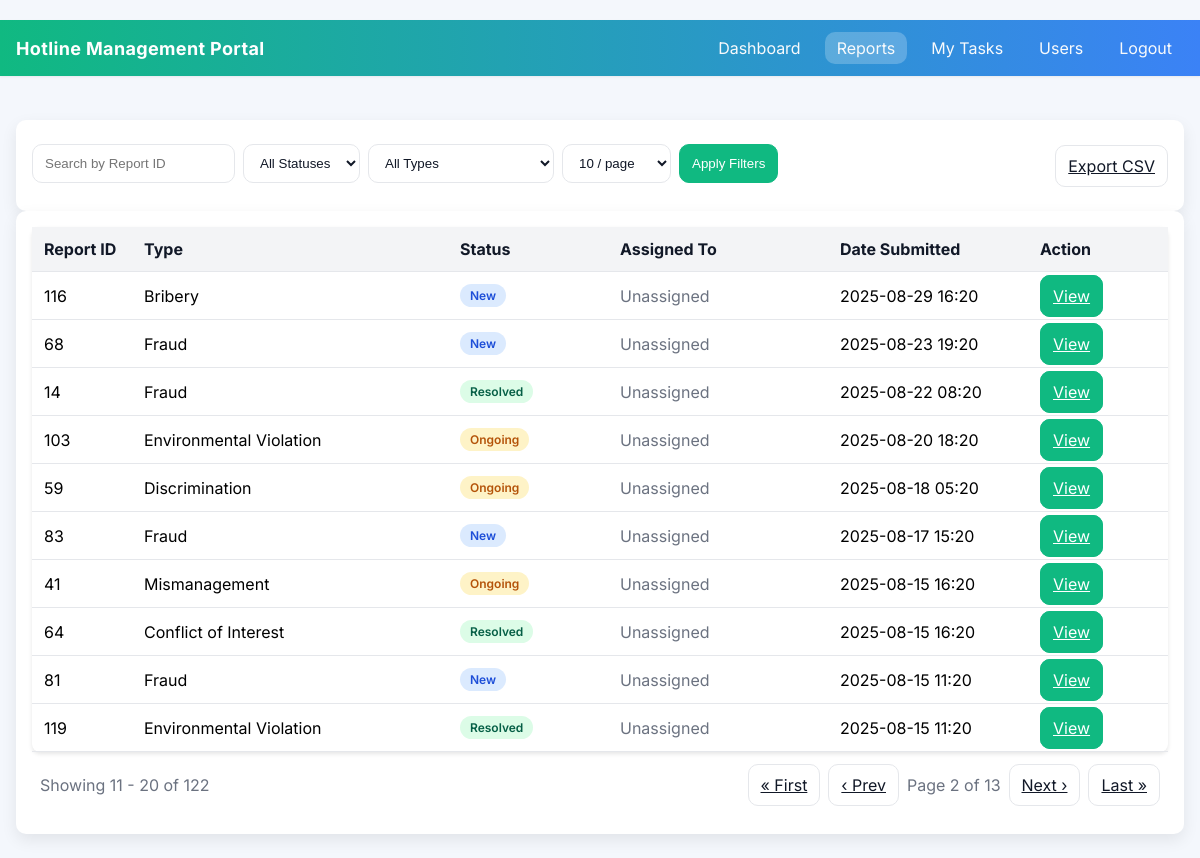
The page /reports?page=2&status=&report_type=&search=&per_page=10 (signed in) on the database its author committed.
### models.py (models this page shows, shortened)
class Report(db.Model):
    __tablename__ = 'report'
    __table_args__ = {'extend_existing': True}  # Allow redefining the table if necessary
    id = db.Column(db.Integer, primary_key=True)
    timestamp = db.Column(db.DateTime, default=datetime.utcnow)  # Timestamp of the report submission
    status = db.Column(db.String(50))  # 'New', 'Ongoing', 'Resolved'
    report_type = db.Column(db.String(100), nullable=False)  # Type of the report (e.g., Fraud, Safety)
    report_details = db.Column(db.String(500), nullable=False)  # Detailed description of the report
    anonymous_contact = db.Column(db.String(100), nullable=True)  # Optional anonymous contact information
    access_code = db.Column(db.String(100), unique=True, nullable=False)  # Unique access code for each report
    password_hash = db.Column(db.String(100), nullable=False)  # Hashed password for the report
    file_name = db.Column(db.String(255), nullable=True)  # Store the filename of the uploaded file
    assigned_user_id = db.Column(db.Integer, db.ForeignKey('user.id'), nullable=True)
    assigned_user = db.relationship('User', foreign_keys=[assigned_user_id])
    harassment_details = db.Column(db.String(1000), nullable=True)  # Detailed harassment incident description
    harassment_type = db.Column(db.String(100), nullable=True)  # Type of harassment (verbal, physical, etc.)
    harassment_frequent = db.Column(db.String(100), nullable=True)  # Frequency of harassment
    harassment_witnesses = db.Column(db.String(255), nullable=True)  # Witnesses to the harassment
    harassment_previous_reports = db.Column(db.String(100), nullable=True)  # Whether it has been reported before
    harassment_reporting_person = db.Column(db.String(255), nullable=True)  # Person to whom the incident was reported
    harassment_response = db.Column(db.String(1000), nullable=True)  # Response to previous reports
    fraud_details = db.Column(db.String(1000), nullable=True)
    fraud_involved = db.Column(db.String(255), nullable=True)
    fraud_date = db.Column(db.String(100), nullable=True)
    discrimination_details = db.Column(db.String(1000), nullable=True)
    discrimination_basis = db.Column(db.String(255), nullable=True)
    safety_violation_details = db.Column(db.String(1000), nullable=True)
    safety_violation_date = db.Column(db.String(100), nullable=True)
    conflict_details = db.Column(db.String(1000), nullable=True)
    conflict_involved = db.Column(db.String(255), nullable=True)
    bribery_details = db.Column(db.String(1000), nullable=True)
    bribery_involved = db.Column(db.String(255), nullable=True)
    environment_violation_details = db.Column(db.String(1000), nullable=True)
    environment_violation_date = db.Column(db.String(100), nullable=True)
    mismanagement_details = db.Column(db.String(1000), nullable=True)
    mismanagement_responsible = db.Column(db.String(255), nullable=True)
    other_details = db.Column(db.String(1000), nullable=True)
    investigator_notes = db.Column(db.Text, nullable=True)
    involved_parties = db.Column(db.Text, nullable=True)
    investigator_conclusion = db.Column(db.Text, nullable=True)
    investigation_updated_at = db.Column(db.DateTime, nullable=True)

### routes.py (the view)
    @app.route('/reports', methods=['GET'])
    def reports():
        if not session.get('user_id'):
            return redirect(url_for('login'))
        status = request.args.get('status', '').strip()
        report_type = request.args.get('report_type', '').strip()
        search = request.args.get('search', '').strip()
        query = Report.query
        if status:
            smap = {'pending': 'New', 'investigating': 'Ongoing', 'completed': 'Resolved'}
            status_norm = smap.get(status, status)
            query = query.filter_by(status=status_norm)
        if report_type:
            rtype_norm = report_type.replace(' ', '_')
            query = query.filter_by(report_type=rtype_norm)
        if search:
            query = query.filter(Report.id == search)  # Search by Report ID
        page = request.args.get('page', 1, type=int)
        per_page = request.args.get('per_page', 10, type=int)
        pagination = query.order_by(Report.timestamp.desc()).paginate(page=page, per_page=per_page, error_out=False)
        return render_template(
            'dashboard/reports.html',
            reports=pagination.items,
            pagination=pagination,
        )

### templates/dashboard/reports.html (shortened to what this page needs)
﻿<!DOCTYPE html>
<html lang="en">
<head>
    <link href="https://cdnjs.cloudflare.com/ajax/libs/font-awesome/5.15.4/css/all.min.css" rel="stylesheet">
    <link href="{{ url_for('static', filename='css/style.css') }}" rel="stylesheet">
</head>
<body>
{% include 'partials/header.html' %}
<div class="container">
    <div class="card toolbar">
        <form class="filters" method="GET" action="{{ url_for('reports') }}" style="flex:1;">
            <input type="text" name="search" placeholder="Search by Report ID" value="{{ request.args.get('search', '') }}">
            <select name="status" aria-label="Status filter">
                <option value="">All Statuses</option>
            </select>
            <select name="report_type" aria-label="Type filter">
                <option value="">All Types</option>
            </select>
            <select name="per_page" aria-label="Results per page">
                {% set pp = request.args.get('per_page', '10') %}
                <option value="10" {% if pp == '10' %}selected{% endif %}>10 / page</option>
            </select>
            <button class="btn primary" type="submit">Apply Filters</button>
        </form>
        <a class="btn" href="{{ url_for('export_reports', status=request.args.get('status',''), report_type=request.args.get('report_type',''), search=request.args.get('search','')) }}">Export CSV</a>
    </div>
    <div class="card reports">
        <table>
            <thead>
                <tr>
                    <th style="width:100px" class="sortable" data-type="num">Report ID</th>
                    <th class="sortable" data-type="text">Type</th>
                    <th style="width:160px" class="sortable" data-type="status">Status</th>
                    <th style="width:220px">Assigned To</th>
                    <th style="width:200px" class="sortable" data-type="date">Date Submitted</th>
                    <th style="width:140px">Action</th>
                </tr>
            </thead>
            <tbody>
                {% if reports %}
                    {% for report in reports %}
                        <tr>
                            <td>{{ report.id }}</td>
                            <td>{{ report.report_type|replace('_',' ') }}</td>
                            <td>
                                {% set st = (report.status or 'New').lower() %}
                                <span class="status-chip {% if st == 'resolved' %}status-resolved{% elif st == 'ongoing' %}status-ongoing{% else %}status-new{% endif %}">{{ report.status }}</span>
                            </td>
                            <td>
                                {% if report.assigned_user %}
                                    {{ report.assigned_user.name }} ({{ report.assigned_user.role }})
                                {% else %}
                                    <span class="muted">Unassigned</span>
                                {% endif %}
                            </td>
                            <td>{{ report.timestamp.strftime('%Y-%m-%d %H:%M') }}</td>
                            <td>
                                <a class="btn primary" href="{{ url_for('report_detail', report_id=report.id) }}">View</a>
                            </td>
                        </tr>
                    {% endfor %}
                {% else %}
                    <tr>
                        <td colspan="5" class="muted" style="text-align:center">No reports found.</td>
                    </tr>
                {% endif %}
            </tbody>
        </table>
        {% if pagination %}
        <div style="display:flex;justify-content:space-between;align-items:center;padding:12px 8px;gap:12px;">
            <div class="muted">
                {% set start = (pagination.page - 1) * pagination.per_page + 1 %}
                {% set end = (pagination.page - 1) * pagination.per_page + reports|length %}
                Showing {{ start }} - {{ end }} of {{ pagination.total }}
            </div>
            <div style="display:flex;gap:8px;align-items:center;">
                {% if pagination.has_prev %}
                    <a class="btn" href="{{ url_for('reports', page=1, status=request.args.get('status',''), report_type=request.args.get('report_type',''), search=request.args.get('search',''), per_page=request.args.get('per_page', pagination.per_page)) }}">&laquo; First</a>
                    <a class="btn" href="{{ url_for('reports', page=pagination.prev_num, status=request.args.get('status',''), report_type=request.args.get('report_type',''), search=request.args.get('search',''), per_page=request.args.get('per_page', pagination.per_page)) }}">&lsaquo; Prev</a>
                {% endif %}
                <span class="muted">Page {{ pagination.page }} of {{ pagination.pages }}</span>
                {% if pagination.has_next %}
                    <a class="btn" href="{{ url_for('reports', page=pagination.next_num, status=request.args.get('status',''), report_type=request.args.get('report_type',''), search=request.args.get('search',''), per_page=request.args.get('per_page', pagination.per_page)) }}">Next &rsaquo;</a>
                    <a class="btn" href="{{ url_for('reports', page=pagination.pages, status=request.args.get('status',''), report_type=request.args.get('report_type',''), search=request.args.get('search',''), per_page=request.args.get('per_page', pagination.per_page)) }}">Last &raquo;</a>
                {% endif %}
            </div>
        </div>
        {% endif %}
    </div>
</div>
</body>
</html>

### static/css/style.css (style rules this page uses)
:root { --bg:#f4f7fc;--card:#fff;--text:#111827;--muted:#6b7280; --brand:#10b981;--brand-2:#3b82f6;--brand-3:#f59e0b;--danger:#ef4444; --border:#e5e7eb; --th-bg:#f3f4f6; --space-1:4px; --space-2:8px; --space-3:12px; --space-4:16px; --space-5:20px; --space-6:24px; --space-8:32px; --radius-sm:6px; --radius-md:10px; --radius-lg:14px; --shadow-sm:0 1px 2px rgba(0,0,0,.06); --shadow-md:0 6px 16px rgba(0,0,0,.08); --shadow-lg:0 20px 40px rgba(0,0,0,.12); }
* { box-sizing:border-box }
html { color-scheme: light }
body { margin:0;font-family:Inter,system-ui,-apple-system,Segoe UI,Roboto,Helvetica,Arial,sans-serif;background:var(--bg);color:var(--text) }
a { color:inherit }
.container { max-width:1400px;margin:var(--space-6) auto;padding:0 var(--space-4) }
.header, .container { transition: margin-left .25s ease }
.toolbar { display:flex;align-items:center;gap:12px;justify-content:space-between }
.card { background:var(--card);border-radius:var(--radius-md);box-shadow:var(--shadow-md);padding:var(--space-4) }
.filters { display:flex;gap:8px;margin:8px 0 12px;flex-wrap:wrap }
.filters input,.filters select { padding:10px 12px;border:1px solid var(--border);border-radius:var(--radius-md);background:var(--card);color:var(--text) }
.btn { padding:10px 12px;border:1px solid var(--border);border-radius:var(--radius-md);background:var(--card);color:var(--text) }
.btn { cursor:pointer }
.btn.primary { background:var(--brand);border-color:var(--brand);color:#fff }
.reports table { width:100%;border-collapse:collapse;background:var(--card);border-radius:8px;box-shadow:0 2px 4px rgba(0,0,0,.1) }
.reports th,.reports td { text-align:left;padding:12px;border-bottom:1px solid var(--border) }
.reports th { background:var(--th-bg);color:var(--text) }
.muted { color:var(--muted) }
.status-chip { display:inline-block;padding:4px 10px;border-radius:999px;font-size:12px;font-weight:600 }
.status-new { background:#dbeafe;color:#1d4ed8 }
.status-ongoing { background:#fef3c7;color:#b45309 }
.status-resolved { background:#dcfce7;color:#065f46 }
body,.card,.container,.reports table,.reports th,.reports td,input,select,textarea,.btn { transition: background-color .2s ease, color .2s ease, border-color .2s ease; }

### rows shown on the page
Report: id "116", report_type "Bribery", status "New", timestamp "2025-08-29 16:20"
Report: id "68", report_type "Fraud", status "New", timestamp "2025-08-23 19:20"
Report: id "14", report_type "Fraud", status "Resolved", timestamp "2025-08-22 08:20"
Report: id "103", report_type "Environmental Violation", status "Ongoing", timestamp "2025-08-20 18:20"
Report: id "59", report_type "Discrimination", status "Ongoing", timestamp "2025-08-18 05:20"
Report: id "83", report_type "Fraud", status "New", timestamp "2025-08-17 15:20"
Report: id "41", report_type "Mismanagement", status "Ongoing", timestamp "2025-08-15 16:20"
Report: id "64", report_type "Conflict of Interest", status "Resolved", timestamp "2025-08-15 16:20"
Report: id "81", report_type "Fraud", status "New", timestamp "2025-08-15 11:20"
Report: id "119", report_type "Environmental Violation", status "Resolved", timestamp "2025-08-15 11:20"

### other values the page prints
{{ start }} "11"
{{ end }} "20"
{{ pagination.total }} "122"
{{ pagination.page }} "2"
{{ pagination.pages }} "13"
